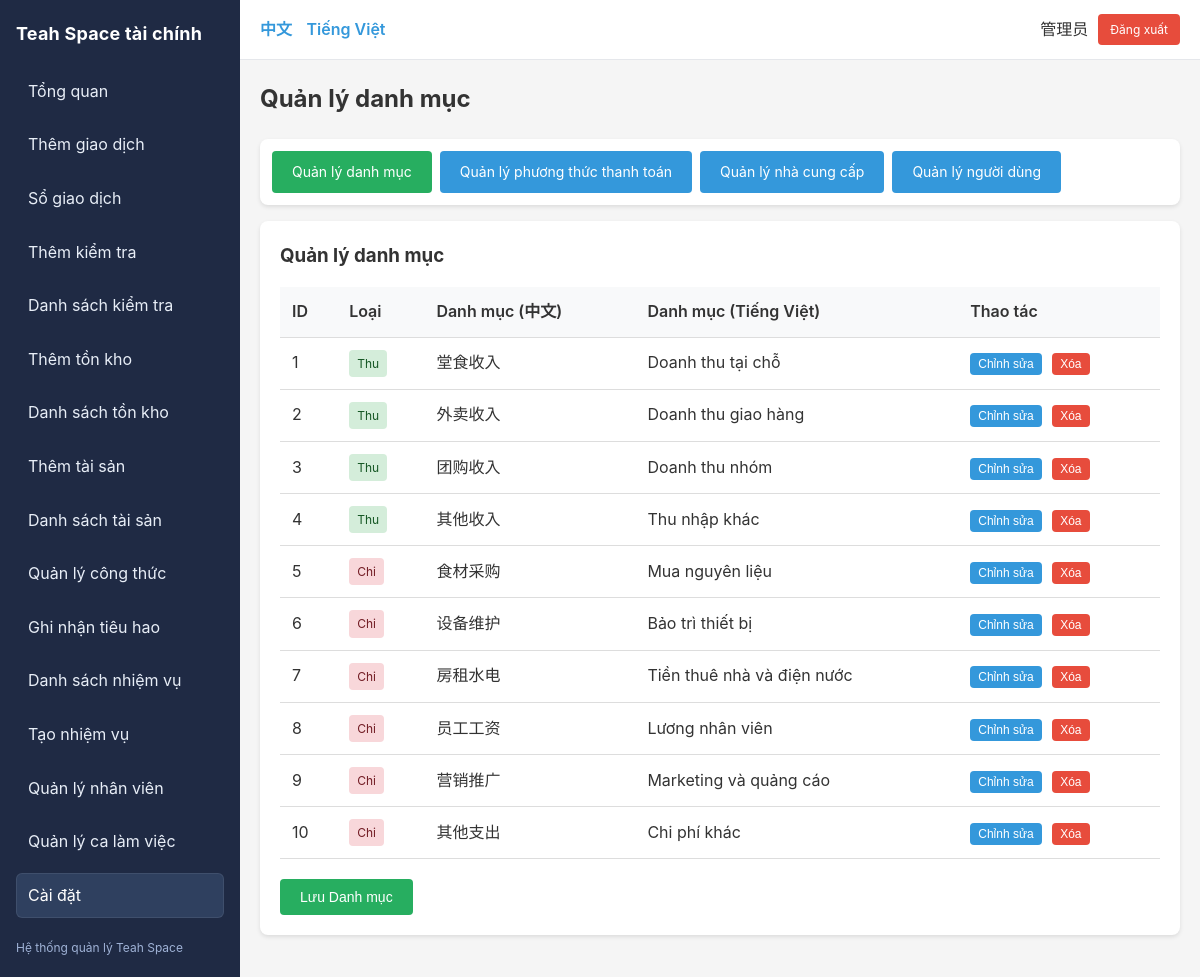
The page /index.php?r=settings/categories (signed in) on the database its author committed.
### tables this page shows
CREATE TABLE IF NOT EXISTS users (
  id INT AUTO_INCREMENT PRIMARY KEY,
  username VARCHAR(64) NOT NULL UNIQUE COMMENT '用户名',
  password_hash VARCHAR(255) NOT NULL COMMENT '密码哈希',
  display_name VARCHAR(64) NOT NULL COMMENT '显示名称',
  role_id INT NOT NULL COMMENT '角色ID',
  is_active TINYINT(1) NOT NULL DEFAULT 1 COMMENT '是否激活',
  created_at TIMESTAMP DEFAULT CURRENT_TIMESTAMP COMMENT '创建时间',
  updated_at TIMESTAMP DEFAULT CURRENT_TIMESTAMP ON UPDATE CURRENT_TIMESTAMP COMMENT '更新时间',
  CONSTRAINT fk_users_role FOREIGN KEY (role_id) REFERENCES roles(id) ON DELETE RESTRICT,
  INDEX idx_username (username),
  INDEX idx_role (role_id)
);

CREATE TABLE IF NOT EXISTS categories (
  id INT AUTO_INCREMENT PRIMARY KEY,
  `type` ENUM('income','expense','both') NOT NULL COMMENT '类型：收入/支出/两者',
  name_zh VARCHAR(64) NOT NULL COMMENT '中文名称',
  name_vi VARCHAR(64) NOT NULL COMMENT '越南语名称',
  parent_id INT NULL COMMENT '父分类ID（二级分类）',
  is_active TINYINT(1) NOT NULL DEFAULT 1 COMMENT '是否激活',
  CONSTRAINT fk_categories_parent FOREIGN KEY (parent_id) REFERENCES categories(id) ON DELETE SET NULL,
  INDEX idx_type (`type`),
  INDEX idx_parent (parent_id)
);

### app/controllers/SettingController.php (called while the page is built, shortened)
<?php
require_once __DIR__ . '/../core/Auth.php';
require_once __DIR__ . '/../models/Category.php';
require_once __DIR__ . '/../models/User.php';
require_once __DIR__ . '/../core/DB.php';
class SettingController {
  public function categories() {
    $categories = Category::all();
    include __DIR__ . '/../views/settings/categories.php';
  }
}

### app/core/Router.php (called while the page is built, shortened)
<?php
class Router {
  public static function dispatch() {
    $r = $_GET['r'] ?? 'reports/dashboard';
    [$controller, $action] = array_pad(explode('/', $r), 2, 'index');
    $obj = new $controller;
    call_user_func([$obj, $action]);
  }
}

### public/index.php (called while the page is built, shortened)
<?php
require_once __DIR__ . '/../app/config/db.php';
require_once __DIR__ . '/../app/core/DB.php';
require_once __DIR__ . '/../app/core/Router.php';
require_once __DIR__ . '/../app/core/Auth.php';
require_once __DIR__ . '/../app/core/I18n.php';
Router::dispatch();

### app/core/I18n.php (called while the page is built, shortened)
<?php
class I18n {
  private static $lang = [];
  private static $current = 'vi';
  public static function init() {
    self::$current = $_SESSION['lang'] ?? 'vi';
    $langFile = __DIR__ . "/../../lang/" . self::$current . ".php";
    if (file_exists($langFile)) {
      self::$lang = require $langFile;
    } else {
      self::$lang = [];
    }
  }
  public static function t($key) {
    return self::$lang[$key] ?? $key;
  }
  public static function current() {
    return self::$current;
  }
}
function __($key) {
  return I18n::t($key);
}

### app/core/Auth.php (called while the page is built, shortened)
<?php
require_once __DIR__ . '/../models/User.php';
class Auth {
  public static function check() {
    return isset($_SESSION['user_id']);
  }
  public static function user() {
    return User::find($_SESSION['user_id']);
  }
}

### app/core/DB.php (called while the page is built)
<?php
class DB {
  private static $conn = null;
  public static function conn() {
    if (self::$conn === null) {
      $config = require __DIR__ . '/../config/db.php';
      try {
        $dsn = "mysql:host={$config['host']};dbname={$config['dbname']};charset={$config['charset']}";
        self::$conn = new PDO($dsn, $config['user'], $config['pass'], [
          PDO::ATTR_ERRMODE => PDO::ERRMODE_EXCEPTION,
          PDO::ATTR_DEFAULT_FETCH_MODE => PDO::FETCH_ASSOC,
          PDO::ATTR_EMULATE_PREPARES => false,
        ]);
      } catch (PDOException $e) {
        die('Database connection failed: ' . $e->getMessage());
      }
    }
    return self::$conn;
  }
}

### app/models/User.php (called while the page is built, shortened)
<?php
require_once __DIR__ . '/../core/DB.php';
class User {
  public static function find($id) {
    $stmt = DB::conn()->prepare("
      SELECT u.*, r.`key` as role_key, r.name_zh as role_name_zh, r.name_vi as role_name_vi
      FROM users u
      JOIN roles r ON u.role_id = r.id
      WHERE u.id = ?
    ");
    $stmt->execute([$id]);
    return $stmt->fetch();
  }
}

### app/models/Category.php (called while the page is built, shortened)
<?php
require_once __DIR__ . '/../core/DB.php';
class Category {
  public static function all($filters = []) {
    $where = [];
    $params = [];
    $sql = "SELECT * FROM categories";
    $sql .= " ORDER BY `type`, id";
    $stmt = DB::conn()->prepare($sql);
    $stmt->execute($params);
    return $stmt->fetchAll();
  }
}

### app/views/settings/categories.php (the view, shortened to what this page needs)
<?php
include __DIR__ . '/../layout/header.php';
$current = $_GET['r'] ?? '';
?>
<h2 style="margin-bottom: 20px;"><?= __('setting.categories') ?></h2>
<div class="card" style="padding: 12px; margin-bottom: 16px;">
  <div style="display: flex; gap: 8px; flex-wrap: wrap;">
    <a class="btn <?= $current === 'settings/categories' ? 'btn-success' : '' ?>" href="/index.php?r=settings/categories"><?= __('setting.categories') ?></a>
    <a class="btn <?= $current === 'settings/paymentMethods' ? 'btn-success' : '' ?>" href="/index.php?r=settings/paymentMethods"><?= __('setting.payment_methods') ?></a>
    <a class="btn <?= $current === 'settings/vendors' ? 'btn-success' : '' ?>" href="/index.php?r=settings/vendors"><?= __('setting.vendors') ?></a>
    <a class="btn <?= $current === 'settings/users' ? 'btn-success' : '' ?>" href="/index.php?r=settings/users"><?= __('setting.users') ?></a>
  </div>
</div>
<div class="card">
  <h3 style="margin-bottom: 16px;"><?= __('setting.categories') ?></h3>
  <table>
    <tr>
      <th>ID</th>
      <th><?= __('tx.type') ?></th>
      <th><?= __('field.category') ?> (中文)</th>
      <th><?= __('field.category') ?> (Tiếng Việt)</th>
      <th><?= __('list.actions') ?></th>
    </tr>
    <?php foreach ($categories as $cat): ?>
    <tr>
      <td><?= $cat['id'] ?></td>
      <td>
        <span class="badge <?= $cat['type'] === 'income' ? 'badge-income' : ($cat['type'] === 'expense' ? 'badge-expense' : 'badge-approved') ?>">
          <?php
          if ($cat['type'] === 'income') echo __('tx.income');
          elseif ($cat['type'] === 'expense') echo __('tx.expense');
          else echo 'Both';
          ?>
        </span>
      </td>
      <td><?= htmlspecialchars($cat['name_zh']) ?></td>
      <td><?= htmlspecialchars($cat['name_vi']) ?></td>
      <td>
        <button onclick="editCategory(<?= htmlspecialchars(json_encode($cat)) ?>)" class="btn" style="padding: 4px 8px; font-size: 12px;">
          <?= __('btn.edit') ?>
        </button>
        <form method="post" style="display:inline-block; margin-left:6px;" onsubmit="return confirm('<?= __('btn.delete') ?>?');">
          <button type="submit" class="btn btn-danger" style="padding: 4px 8px; font-size: 12px;"><?= __('btn.delete') ?></button>
        </form>
      </td>
    </tr>
    <?php endforeach; ?>
  </table>
  <div style="margin-top: 20px;">
    <button onclick="showAddForm()" class="btn btn-success"><?= __('btn.save') ?> <?= __('field.category') ?></button>
  </div>
</div>
<?php include __DIR__ . '/../layout/footer.php'; ?>

### app/views/layout/header.php (shortened to what this page needs)
<!doctype html>
<html lang="<?= I18n::current() ?>">
<head>
</head>
<body>
<?php if (Auth::check()): ?>
<div class="layout">
  <aside class="sidebar">
    <div class="brand"><?= __('app.name') ?></div>
    <nav class="nav-vertical">
      <a href="/index.php?r=reports/dashboard" class="<?= ($_GET['r'] ?? '') === 'reports/dashboard' ? 'active' : '' ?>">
        <?= __('nav.dashboard') ?>
      </a>
      <a href="/index.php?r=transactions/create" class="<?= ($_GET['r'] ?? '') === 'transactions/create' ? 'active' : '' ?>">
        <?= __('nav.add') ?>
      </a>
      <a href="/index.php?r=transactions/list" class="<?= ($_GET['r'] ?? '') === 'transactions/list' ? 'active' : '' ?>">
        <?= __('nav.list') ?>
      </a>
      <?php if (in_array(Auth::user()['role_key'], ['owner', 'manager', 'accountant'])): ?>
      <a href="/index.php?r=inspections/create" class="<?= ($_GET['r'] ?? '') === 'inspections/create' ? 'active' : '' ?>">
        <?= __('nav.inspections_create') ?>
      </a>
      <a href="/index.php?r=inspections/list" class="<?= ($_GET['r'] ?? '') === 'inspections/list' ? 'active' : '' ?>">
        <?= __('nav.inspections') ?>
      </a>
      <a href="/index.php?r=materials/create" class="<?= ($_GET['r'] ?? '') === 'materials/create' ? 'active' : '' ?>">
        <?= __('nav.materials_create') ?>
      </a>
      <a href="/index.php?r=materials/list" class="<?= ($_GET['r'] ?? '') === 'materials/list' ? 'active' : '' ?>">
        <?= __('nav.materials_list') ?>
      </a>
      <a href="/index.php?r=assets/create" class="<?= ($_GET['r'] ?? '') === 'assets/create' ? 'active' : '' ?>">
        <?= __('nav.assets_create') ?>
      </a>
      <a href="/index.php?r=assets/list" class="<?= ($_GET['r'] ?? '') === 'assets/list' ? 'active' : '' ?>">
        <?= __('nav.assets_list') ?>
      </a>
      <a href="/index.php?r=drinks/recipes" class="<?= ($_GET['r'] ?? '') === 'drinks/recipes' ? 'active' : '' ?>">
        <?= __('nav.recipes') ?>
      </a>
      <a href="/index.php?r=drinks/consume" class="<?= ($_GET['r'] ?? '') === 'drinks/consume' ? 'active' : '' ?>">
        <?= __('nav.consume') ?>
      </a>
      <?php endif; ?>
      <a href="/index.php?r=tasks/list" class="<?= strpos($_GET['r'] ?? '', 'tasks') === 0 ? 'active' : '' ?>">
        <?= __('task.list') ?>
      </a>
      <?php if (in_array(Auth::user()['role_key'], ['owner', 'manager'])): ?>
      <a href="/index.php?r=tasks/create" class="<?= ($_GET['r'] ?? '') === 'tasks/create' ? 'active' : '' ?>">
        <?= __('task.create') ?>
      </a>
      <?php endif; ?>
      <?php if (in_array(Auth::user()['role_key'], ['owner', 'manager', 'accountant'])): ?>
      <a href="/index.php?r=employees/list" class="<?= strpos($_GET['r'] ?? '', 'employees') === 0 ? 'active' : '' ?>">
        <?= __('employee.list') ?>
      </a>
      <a href="/index.php?r=shifts/list" class="<?= strpos($_GET['r'] ?? '', 'shifts') === 0 ? 'active' : '' ?>">
        <?= __('shift.list') ?>
      </a>
      <a href="/index.php?r=settings/categories" class="<?= strpos($_GET['r'] ?? '', 'settings') === 0 ? 'active' : '' ?>">
        <?= __('nav.settings') ?>
      </a>
      <?php endif; ?>
    </nav>
    <div class="hint"><?= __('app.title') ?></div>
  </aside>
  <div class="main" style="flex: 1; min-width: 0;">
    <div class="topbar">
      <div class="lang-switch">
        <a href="?<?= http_build_query(array_merge($_GET, ['lang' => 'zh'])) ?>">中文</a>
        <a href="?<?= http_build_query(array_merge($_GET, ['lang' => 'vi'])) ?>">Tiếng Việt</a>
      </div>
      <div class="user-box">
        <span><?= htmlspecialchars(Auth::user()['display_name']) ?></span>
        <a href="/index.php?r=auth/logout" class="btn btn-danger" style="padding: 6px 12px; font-size: 12px;">
          <?= __('nav.logout') ?>
        </a>
      </div>
    </div>
    <div class="container">
<?php else: ?>
<div class="container">
<?php endif; ?>

### app/views/layout/footer.php
<?php if (Auth::check()): ?>
    </div>
  </div>
</div>
<?php else: ?>
</div>
<?php endif; ?>
</body>
</html>

### app/views/layout/header.php (style rules this page uses)
* { margin: 0; padding: 0; box-sizing: border-box; }
body { font-family: -apple-system, BlinkMacSystemFont, 'Segoe UI', Roboto, 'Helvetica Neue', Arial, sans-serif; background: #f5f5f5; color: #333; line-height: 1.6; }
.layout { display: flex; min-height: 100vh; }
.sidebar { width: 240px; background: #1f2a44; color: #e8eef7; padding: 20px 16px; }
.sidebar .brand { font-weight: 700; font-size: 18px; margin-bottom: 20px; color: #fff; letter-spacing: 0.2px; }
.nav-vertical { display: flex; flex-direction: column; gap: 8px; }
.nav-vertical a { color: #e8eef7; text-decoration: none; padding: 10px 12px; border-radius: 6px; transition: background 0.2s, color 0.2s; }
.nav-vertical a.active { background: #2f405f; color: #fff; box-shadow: inset 0 0 0 1px rgba(255,255,255,0.08); }
.sidebar .hint { margin-top: 20px; font-size: 12px; color: #9fb2d6; }
.topbar { background: #fff; padding: 14px 20px; display: flex; align-items: center; justify-content: space-between; border-bottom: 1px solid #e5e7eb; position: sticky; top: 0; z-index: 10; }
.topbar .lang-switch a { color: #3498db; text-decoration: none; margin-right: 10px; font-weight: 600; }
.topbar .lang-switch a:last-child { margin-right: 0; }
.topbar .user-box { display: flex; align-items: center; gap: 10px; }
.container { max-width: 1200px; margin: 0 auto; padding: 20px; }
.card { background: white; border-radius: 8px; padding: 20px; margin-bottom: 20px; box-shadow: 0 2px 4px rgba(0,0,0,0.1); }
.btn { display: inline-block; padding: 10px 20px; background: #3498db; color: white; text-decoration: none; border-radius: 4px; border: none; cursor: pointer; font-size: 14px; }
.btn-danger { background: #e74c3c; }
.btn-success { background: #27ae60; }
table { width: 100%; border-collapse: collapse; background: white; }
table th, table td { padding: 12px; text-align: left; border-bottom: 1px solid #ddd; }
table th { background: #f8f9fa; font-weight: 600; }
.badge { display: inline-block; padding: 4px 8px; border-radius: 4px; font-size: 12px; }
.badge-income { background: #d4edda; color: #155724; }
.badge-expense { background: #f8d7da; color: #721c24; }

### rows shown on the page
users: display_name "管理员"
categories: id "1", name_zh "堂食收入", name_vi "Doanh thu tại chỗ"
categories: id "2", name_zh "外卖收入", name_vi "Doanh thu giao hàng"
categories: id "3", name_zh "团购收入", name_vi "Doanh thu nhóm"
categories: id "4", name_zh "其他收入", name_vi "Thu nhập khác"
categories: id "5", name_zh "食材采购", name_vi "Mua nguyên liệu"
categories: id "6", name_zh "设备维护", name_vi "Bảo trì thiết bị"
categories: id "7", name_zh "房租水电", name_vi "Tiền thuê nhà và điện nước"
categories: id "8", name_zh "员工工资", name_vi "Lương nhân viên"
categories: id "9", name_zh "营销推广", name_vi "Marketing và quảng cáo"
categories: id "10", name_zh "其他支出", name_vi "Chi phí khác"

### other values the page prints
__('app.name') "Teah Space tài chính"
__('nav.dashboard') "Tổng quan"
__('nav.add') "Thêm giao dịch"
__('nav.list') "Sổ giao dịch"
__('nav.inspections_create') "Thêm kiểm tra"
__('nav.inspections') "Danh sách kiểm tra"
__('nav.materials_create') "Thêm tồn kho"
__('nav.materials_list') "Danh sách tồn kho"
__('nav.assets_create') "Thêm tài sản"
__('nav.assets_list') "Danh sách tài sản"
__('nav.recipes') "Quản lý công thức"
__('nav.consume') "Ghi nhận tiêu hao"
__('task.list') "Danh sách nhiệm vụ"
__('task.create') "Tạo nhiệm vụ"
__('employee.list') "Quản lý nhân viên"
